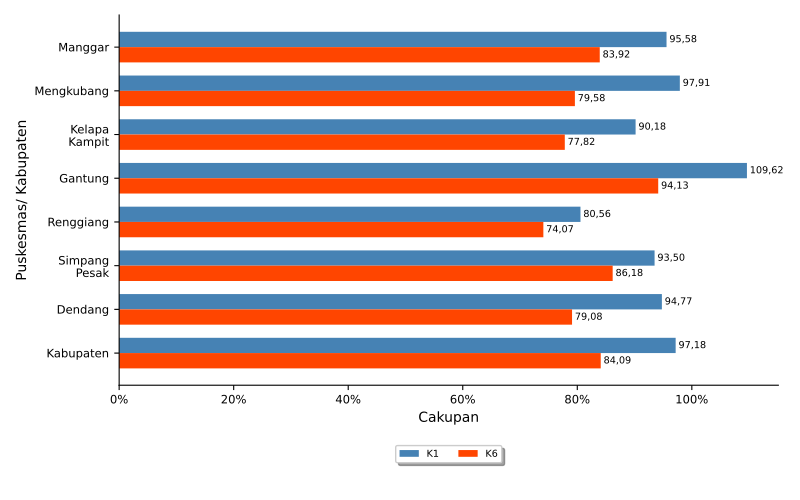

The Python source for this figure:
import numpy as np
import matplotlib.pyplot as plt
import pandas
from textwrap import wrap
from matplotlib.ticker import FuncFormatter
import locale
locale.setlocale(locale.LC_ALL, 'id_ID.UTF8')

import sys, os, inspect
currentdir = os.path.dirname(os.path.abspath(inspect.getfile(inspect.currentframe())))
parentdir = os.path.dirname(currentdir)
sys.path.insert(0, parentdir)

berkasData = currentdir +'\\bab_05_03_dataK1K6.csv'
# judulDiagram = 'Kunjungan Ibu Hamil\nTahun 2025'
berkasSimpan = currentdir +'\\bab_05_03_K1K6.pdf'
sumbuX = 'Cakupan'
sumbuY = 'Puskesmas/ Kabupaten'
tickerSumbuX = np.arange(0,110,20)

# read data file
colnames = ['puskesmas','K1','K6']
data = pandas.read_csv(berkasData, names=colnames, sep=';')
puskesmas = data.puskesmas.tolist()
bar1 = data.K1.tolist()
bar2 = data.K6.tolist()

ind = np.arange(len(puskesmas))  # the x locations for the groups
width = 0.35       # the width of the bars

# make bars
fig, ax = plt.subplots()
rects1 = ax.barh(ind, bar1, width, color='steelblue', label = 'K1')
rects2 = ax.barh(ind + width, bar2, width, color='orangered', label = 'K6')

# add some text for labels, title and axes ticks
# ax.set_title(judulDiagram)
ax.set_xticks(tickerSumbuX)
ax.set_xlabel(sumbuX)
ax.set_ylabel(sumbuY)
formatter = FuncFormatter(lambda x, pos: "{:n}%".format(x))
ax.xaxis.set_major_formatter(formatter)

ax.set_yticks(ind+0.5*width)
ax.set_yticklabels(list([ '\n'.join(wrap(l, 10)) for l in puskesmas ]))
ax.invert_yaxis()

ax.tick_params(axis='both', which='major', labelsize='small')
ax.spines['top'].set_visible(False)
ax.spines['right'].set_visible(False)

# make legend box
box = ax.get_position()
ax.set_position([box.x0, box.y0 + box.height * 0.1, box.width, box.height * 0.9])
ax.legend(fontsize='x-small', loc='upper center', bbox_to_anchor=(0.5, -0.15), fancybox=True, shadow=True, ncol=2)

# add data label
for i, v in enumerate(bar1):
    ax.text(v+0.5, i, locale.format_string("%.2f", v), ha='left', va='center', fontsize='x-small')
for i, v in enumerate(bar2):
    ax.text(v+0.5, i+0.35, locale.format_string("%.2f", v), ha='left', va='center', fontsize='x-small')

# finishing
pyrfig = plt.figure(1)
pyrfig.set_figwidth(8)
pyrfig.set_figheight(5)
# tight_layout to make consistent size
# adjust subplot to make room for legend
fig.subplots_adjust(bottom=-0.15)
plt.tight_layout()
plt.savefig(berkasSimpan)
plt.close(pyrfig)
# plt.show()
